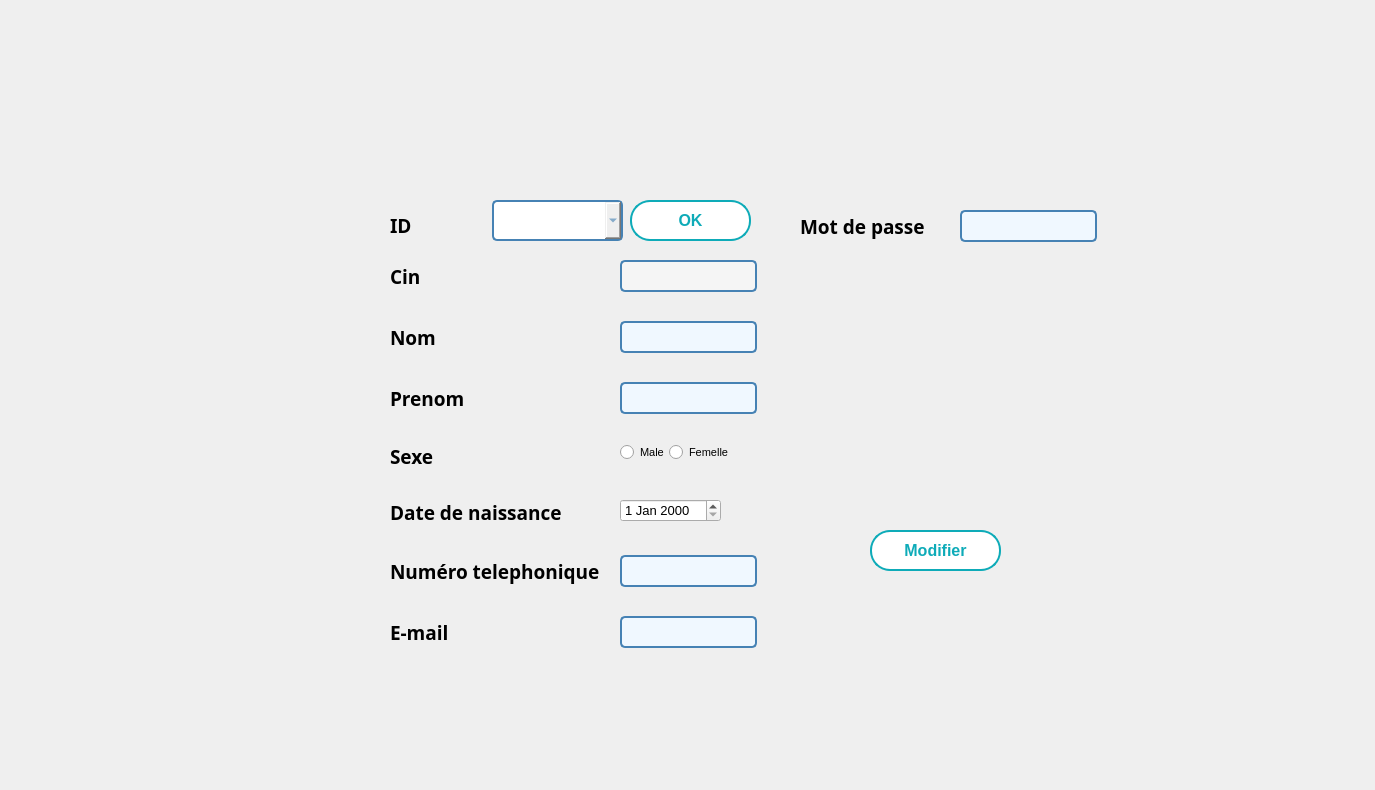
      <widget class="QWidget" name="tab_9">
       <attribute name="title">
        <string>Modifer</string>
       </attribute>
       <widget class="QLabel" name="label_20">
        <property name="geometry">
         <rect>
          <x>0</x>
          <y>0</y>
          <width>1366</width>
          <height>781</height>
         </rect>
        </property>
        <property name="minimumSize">
         <size>
          <width>1366</width>
          <height>768</height>
         </size>
        </property>
        <property name="text">
         <string/>
        </property>
        <property name="pixmap">
         <pixmap resource="../image/image.qrc">:/background_3.png</pixmap>
        </property>
        <property name="scaledContents">
         <bool>true</bool>
        </property>
       </widget>
       <widget class="QWidget" name="formLayoutWidget_11">
        <property name="geometry">
         <rect>
          <x>390</x>
          <y>260</y>
          <width>411</width>
          <height>391</height>
         </rect>
        </property>
        <layout class="QFormLayout" name="formLayout_13">
         <property name="sizeConstraint">
          <enum>QLayout::SetDefaultConstraint</enum>
         </property>
         <property name="fieldGrowthPolicy">
          <enum>QFormLayout::FieldsStayAtSizeHint</enum>
         </property>
         <property name="rowWrapPolicy">
          <enum>QFormLayout::WrapLongRows</enum>
         </property>
         <property name="labelAlignment">
          <set>Qt::AlignLeading|Qt::AlignLeft|Qt::AlignVCenter</set>
         </property>
         <property name="formAlignment">
          <set>Qt::AlignLeading|Qt::AlignLeft|Qt::AlignTop</set>
         </property>
         <property name="horizontalSpacing">
          <number>20</number>
         </property>
         <property name="verticalSpacing">
          <number>29</number>
         </property>
         <property name="leftMargin">
          <number>0</number>
         </property>
         <property name="topMargin">
          <number>0</number>
         </property>
         <item row="0" column="0">
          <widget class="QLabel" name="cINLabel_19">
           <property name="font">
            <font>
             <family>Bell MT</family>
             <pointsize>14</pointsize>
             <weight>75</weight>
             <bold>true</bold>
            </font>
           </property>
           <property name="text">
            <string>Cin</string>
           </property>
          </widget>
         </item>
         <item row="0" column="1">
          <widget class="QLineEdit" name="nomLineEdit_12">
           <property name="enabled">
            <bool>false</bool>
           </property>
           <property name="styleSheet">
            <string notr="true">/* Style général du formulaire */
QLineEdit {
    border: 2px solid #4682B4; /* Bordure bleue */
    border-radius: 5px; /* Coins arrondis */
    padding: 5px; /* Espace intérieur */
    font-size: 14px; /* Taille de la police */
    font-family: &quot;Arial&quot;, sans-serif; /* Police de caractère */
    color: #4682B4; /* Couleur du texte */
    background-color: #F0F8FF; /* Couleur de fond */
}

/* Style lorsque le champ de formulaire est en focus */
QLineEdit:focus {
    border-color: #1E90FF; /* Bordure bleu clair en focus */
}

/* Style pour les champs désactivés */
QLineEdit:disabled {
    color: #808080; /* Texte gris pour les champs désactivés */
    background-color: #F5F5F5; /* Fond gris clair pour les champs désactivés */
}
</string>
           </property>
          </widget>
         </item>
         <item row="1" column="0">
          <widget class="QLabel" name="nomLabel_12">
           <property name="font">
            <font>
             <family>Bell MT</family>
             <pointsize>14</pointsize>
             <weight>75</weight>
             <bold>true</bold>
            </font>
           </property>
           <property name="text">
            <string>Nom</string>
           </property>
          </widget>
         </item>
         <item row="1" column="1">
          <widget class="QLineEdit" name="nomLineEdit_11">
           <property name="font">
            <font>
             <family>Arial</family>
             <pointsize>-1</pointsize>
            </font>
           </property>
           <property name="styleSheet">
            <string notr="true">/* Style général du formulaire */
QLineEdit {
    border: 2px solid #4682B4; /* Bordure bleue */
    border-radius: 5px; /* Coins arrondis */
    padding: 5px; /* Espace intérieur */
    font-size: 14px; /* Taille de la police */
    font-family: &quot;Arial&quot;, sans-serif; /* Police de caractère */
    color: #4682B4; /* Couleur du texte */
    background-color: #F0F8FF; /* Couleur de fond */
}

/* Style lorsque le champ de formulaire est en focus */
QLineEdit:focus {
    border-color: #1E90FF; /* Bordure bleu clair en focus */
}

/* Style pour les champs désactivés */
QLineEdit:disabled {
    color: #808080; /* Texte gris pour les champs désactivés */
    background-color: #F5F5F5; /* Fond gris clair pour les champs désactivés */
}
</string>
           </property>
          </widget>
         </item>
         <item row="2" column="0">
          <widget class="QLabel" name="prenomLabel_7">
           <property name="font">
            <font>
             <family>Bell MT</family>
             <pointsize>14</pointsize>
             <weight>75</weight>
             <bold>true</bold>
            </font>
           </property>
           <property name="text">
            <string>Prenom</string>
           </property>
          </widget>
         </item>
         <item row="2" column="1">
          <widget class="QLineEdit" name="prenomLineEdit_8">
           <property name="styleSheet">
            <string notr="true">/* Style général du formulaire */
QLineEdit {
    border: 2px solid #4682B4; /* Bordure bleue */
    border-radius: 5px; /* Coins arrondis */
    padding: 5px; /* Espace intérieur */
    font-size: 14px; /* Taille de la police */
    font-family: &quot;Arial&quot;, sans-serif; /* Police de caractère */
    color: #4682B4; /* Couleur du texte */
    background-color: #F0F8FF; /* Couleur de fond */
}

/* Style lorsque le champ de formulaire est en focus */
QLineEdit:focus {
    border-color: #1E90FF; /* Bordure bleu clair en focus */
}

/* Style pour les champs désactivés */
QLineEdit:disabled {
    color: #808080; /* Texte gris pour les champs désactivés */
    background-color: #F5F5F5; /* Fond gris clair pour les champs désactivés */
}
</string>
           </property>
          </widget>
         </item>
         <item row="3" column="0">
          <widget class="QLabel" name="sexeLabel_7">
           <property name="font">
            <font>
             <family>Bell MT</family>
             <pointsize>14</pointsize>
             <weight>75</weight>
             <bold>true</bold>
            </font>
           </property>
           <property name="text">
            <string>Sexe</string>
           </property>
          </widget>
         </item>
         <item row="3" column="1">
          <layout class="QHBoxLayout" name="horizontalLayout_11">
           <item>
            <widget class="QRadioButton" name="radioButton_15">
             <property name="font">
              <font>
               <pointsize>8</pointsize>
              </font>
             </property>
             <property name="text">
              <string>Male</string>
             </property>
            </widget>
           </item>
           <item>
            <widget class="QRadioButton" name="radioButton_16">
             <property name="font">
              <font>
               <pointsize>8</pointsize>
              </font>
             </property>
             <property name="styleSheet">
              <string notr="true">/* Style du QCheckBox */
QCheckBox {
    spacing: 5px; /* Espacement entre la case à cocher et le texte */
}

QCheckBox::indicator {
    width: 20px; /* Largeur de la case à cocher */
    height: 20px; /* Hauteur de la case à cocher */
}

QCheckBox::indicator:unchecked {
    image: url(unchecked.png); /* Image pour la case non cochée */
}

QCheckBox::indicator:checked {
    image: url(checked.png); /* Image pour la case cochée */
}</string>
             </property>
             <property name="text">
              <string>Femelle</string>
             </property>
            </widget>
           </item>
          </layout>
         </item>
         <item row="4" column="0">
          <widget class="QLabel" name="dateDeNaissanceLabel_12">
           <property name="font">
            <font>
             <family>Bell MT</family>
             <pointsize>14</pointsize>
             <weight>75</weight>
             <bold>true</bold>
            </font>
           </property>
           <property name="text">
            <string>Date de naissance </string>
           </property>
          </widget>
         </item>
         <item row="4" column="1">
          <widget class="QDateEdit" name="dateDeNaissanceDateEdit_8">
           <property name="font">
            <font>
             <pointsize>10</pointsize>
            </font>
           </property>
           <property name="styleSheet">
            <string notr="true">QLineEdit {
                border: 2px solid #3498db; /* Bordure bleue */
                border-radius: 5px;
                padding: 8px;
                font-size: 14px;
                color: #333333; /* Couleur du texte */
            }

            QLineEdit:focus {
                border-color: #2980b9; /* Bordure bleue foncée lorsqu'en focus */
            }</string>
           </property>
          </widget>
         </item>
         <item row="5" column="0">
          <widget class="QLabel" name="posteLabel_7">
           <property name="font">
            <font>
             <family>Bell MT</family>
             <pointsize>14</pointsize>
             <weight>75</weight>
             <bold>true</bold>
            </font>
           </property>
           <property name="text">
            <string>Numéro telephonique</string>
           </property>
          </widget>
         </item>
         <item row="5" column="1">
          <widget class="QLineEdit" name="prenomLineEdit_5">
           <property name="styleSheet">
            <string notr="true">/* Style général du formulaire */
QLineEdit {
    border: 2px solid #4682B4; /* Bordure bleue */
    border-radius: 5px; /* Coins arrondis */
    padding: 5px; /* Espace intérieur */
    font-size: 14px; /* Taille de la police */
    font-family: &quot;Arial&quot;, sans-serif; /* Police de caractère */
    color: #4682B4; /* Couleur du texte */
    background-color: #F0F8FF; /* Couleur de fond */
}

/* Style lorsque le champ de formulaire est en focus */
QLineEdit:focus {
    border-color: #1E90FF; /* Bordure bleu clair en focus */
}

/* Style pour les champs désactivés */
QLineEdit:disabled {
    color: #808080; /* Texte gris pour les champs désactivés */
    background-color: #F5F5F5; /* Fond gris clair pour les champs désactivés */
}
</string>
           </property>
          </widget>
         </item>
         <item row="6" column="0">
          <widget class="QLabel" name="cINLabel_20">
           <property name="font">
            <font>
             <family>Bell MT</family>
             <pointsize>14</pointsize>
             <weight>75</weight>
             <bold>true</bold>
            </font>
           </property>
           <property name="text">
            <string>E-mail</string>
           </property>
          </widget>
         </item>
         <item row="6" column="1">
          <widget class="QLineEdit" name="nomLineEdit_13">
           <property name="enabled">
            <bool>true</bool>
           </property>
           <property name="styleSheet">
            <string notr="true">/* Style général du formulaire */
QLineEdit {
    border: 2px solid #4682B4; /* Bordure bleue */
    border-radius: 5px; /* Coins arrondis */
    padding: 5px; /* Espace intérieur */
    font-size: 14px; /* Taille de la police */
    font-family: &quot;Arial&quot;, sans-serif; /* Police de caractère */
    color: #4682B4; /* Couleur du texte */
    background-color: #F0F8FF; /* Couleur de fond */
}

/* Style lorsque le champ de formulaire est en focus */
QLineEdit:focus {
    border-color: #1E90FF; /* Bordure bleu clair en focus */
}

/* Style pour les champs désactivés */
QLineEdit:disabled {
    color: #808080; /* Texte gris pour les champs désactivés */
    background-color: #F5F5F5; /* Fond gris clair pour les champs désactivés */
}
</string>
           </property>
          </widget>
         </item>
        </layout>
       </widget>
       <widget class="QPushButton" name="modifier">
        <property name="enabled">
         <bool>true</bool>
        </property>
        <property name="geometry">
         <rect>
          <x>870</x>
          <y>530</y>
          <width>131</width>
          <height>41</height>
         </rect>
        </property>
        <property name="font">
         <font>
          <family>Arial</family>
          <pointsize>12</pointsize>
          <weight>75</weight>
          <bold>true</bold>
         </font>
        </property>
        <property name="autoFillBackground">
         <bool>false</bool>
        </property>
        <property name="styleSheet">
         <string notr="true">/* Styles généraux du bouton */
QPushButton {
    background-color: #ffffff; /* Bleu clair pour représenter l'eau */
    border: 2px solid #0EABB8; /* Bordure bleue */
    color: #0EABB8; /* Texte blanc */
    padding: 10px ; /* Espacement intérieur */

    font-weight: bold; /* Police en gras */
    border-radius: 20px; /* Bordure arrondie */
    outline: none; /* Supprime la bordure de focus */
  
    overflow: hidden; /* Cache le contenu débordant */
    transition: background-color 0.3s, color 0.3s; /* Transition des couleurs */
}

/* Style au survol du bouton */
QPushButton:hover {
    background-color: #0EABB8; /* Fond devient blanc */
    color: #ffffff; /* Texte devient bleu clair */
}

/* Style au clic du bouton */
QPushButton:pressed {
    background-color: #0EABB8; /* Bleu foncé lors du clic */
    color: #f8f8f8; /* Texte blanc lors du clic */
}

/* Animation pour le pseudo-élément :after */
QPushButton::after {
    content: ''; /* Contenu vide */
    position: absolute; /* Position absolue */
    width: 100%; /* Largeur à 100% */
    height: 100%; /* Hauteur à 100% */
    background-color: rgba(255, 255, 255, 0.3); /* Fond semi-transparent */
    top: 50%; /* Positionnement au centre vertical */
    left: 50%; /* Positionnement au centre horizontal */
    border-radius: 50%; /* Bordure arrondie */
    transform: translate(-50%, -50%) scale(0); /* Réduit l'échelle à 0 */
    transition: transform 0.5s ease; /* Transition de l'échelle */
}

/* Animation au survol du bouton */
QPushButton:hover::after {
    transform: translate(-50%, -50%) scale(2); /* Augmente l'échelle à 2 */
}
</string>
        </property>
        <property name="text">
         <string>Modifier</string>
        </property>
        <property name="icon">
         <iconset>
          <normaloff>../../../Downloads/anyrgb.com.png</normaloff>../../../Downloads/anyrgb.com.png</iconset>
        </property>
        <property name="autoDefault">
         <bool>true</bool>
        </property>
       </widget>
       <widget class="QPushButton" name="Bmodifier_3">
        <property name="enabled">
         <bool>true</bool>
        </property>
        <property name="geometry">
         <rect>
          <x>630</x>
          <y>200</y>
          <width>121</width>
          <height>41</height>
         </rect>
        </property>
        <property name="font">
         <font>
          <family>Arial</family>
          <pointsize>12</pointsize>
          <weight>75</weight>
          <bold>true</bold>
         </font>
        </property>
        <property name="autoFillBackground">
         <bool>false</bool>
        </property>
        <property name="styleSheet">
         <string notr="true">/* Styles généraux du bouton */
QPushButton {
    background-color: #ffffff; /* Bleu clair pour représenter l'eau */
    border: 2px solid #0EABB8; /* Bordure bleue */
    color: #0EABB8; /* Texte blanc */
    padding: 10px ; /* Espacement intérieur */

    font-weight: bold; /* Police en gras */
    border-radius: 20px; /* Bordure arrondie */
    outline: none; /* Supprime la bordure de focus */
  
    overflow: hidden; /* Cache le contenu débordant */
    transition: background-color 0.3s, color 0.3s; /* Transition des couleurs */
}

/* Style au survol du bouton */
QPushButton:hover {
    background-color: #0EABB8; /* Fond devient blanc */
    color: #ffffff; /* Texte devient bleu clair */
}

/* Style au clic du bouton */
QPushButton:pressed {
    background-color: #0EABB8; /* Bleu foncé lors du clic */
    color: #f8f8f8; /* Texte blanc lors du clic */
}

/* Animation pour le pseudo-élément :after */
QPushButton::after {
    content: ''; /* Contenu vide */
    position: absolute; /* Position absolue */
    width: 100%; /* Largeur à 100% */
    height: 100%; /* Hauteur à 100% */
    background-color: rgba(255, 255, 255, 0.3); /* Fond semi-transparent */
    top: 50%; /* Positionnement au centre vertical */
    left: 50%; /* Positionnement au centre horizontal */
    border-radius: 50%; /* Bordure arrondie */
    transform: translate(-50%, -50%) scale(0); /* Réduit l'échelle à 0 */
    transition: transform 0.5s ease; /* Transition de l'échelle */
}

/* Animation au survol du bouton */
QPushButton:hover::after {
    transform: translate(-50%, -50%) scale(2); /* Augmente l'échelle à 2 */
}
</string>
        </property>
        <property name="text">
         <string>OK</string>
        </property>
        <property name="icon">
         <iconset>
          <normaloff>../../../Downloads/anyrgb.com.png</normaloff>../../../Downloads/anyrgb.com.png</iconset>
        </property>
        <property name="autoDefault">
         <bool>true</bool>
        </property>
       </widget>
       <widget class="QLabel" name="zone_image_modifier_3">
        <property name="geometry">
         <rect>
          <x>830</x>
          <y>300</y>
          <width>211</width>
          <height>201</height>
         </rect>
        </property>
        <property name="text">
         <string/>
        </property>
        <property name="pixmap">
         <pixmap resource="../image/image.qrc">:/pngwing.com.png</pixmap>
        </property>
        <property name="scaledContents">
         <bool>true</bool>
        </property>
       </widget>
       <widget class="QLabel" name="cINLabel_21">
        <property name="geometry">
         <rect>
          <x>800</x>
          <y>210</y>
          <width>133</width>
          <height>32</height>
         </rect>
        </property>
        <property name="font">
         <font>
          <family>Bell MT</family>
          <pointsize>14</pointsize>
          <weight>75</weight>
          <bold>true</bold>
         </font>
        </property>
        <property name="text">
         <string>Mot de passe</string>
        </property>
       </widget>
       <widget class="QLineEdit" name="nomLineEdit_14">
        <property name="enabled">
         <bool>true</bool>
        </property>
        <property name="geometry">
         <rect>
          <x>960</x>
          <y>210</y>
          <width>137</width>
          <height>32</height>
         </rect>
        </property>
        <property name="styleSheet">
         <string notr="true">/* Style général du formulaire */
QLineEdit {
    border: 2px solid #4682B4; /* Bordure bleue */
    border-radius: 5px; /* Coins arrondis */
    padding: 5px; /* Espace intérieur */
    font-size: 14px; /* Taille de la police */
    font-family: &quot;Arial&quot;, sans-serif; /* Police de caractère */
    color: #4682B4; /* Couleur du texte */
    background-color: #F0F8FF; /* Couleur de fond */
}

/* Style lorsque le champ de formulaire est en focus */
QLineEdit:focus {
    border-color: #1E90FF; /* Bordure bleu clair en focus */
}

/* Style pour les champs désactivés */
QLineEdit:disabled {
    color: #808080; /* Texte gris pour les champs désactivés */
    background-color: #F5F5F5; /* Fond gris clair pour les champs désactivés */
}
</string>
        </property>
       </widget>
       <widget class="QComboBox" name="comboBox_mod_2">
        <property name="geometry">
         <rect>
          <x>492</x>
          <y>200</y>
          <width>131</width>
          <height>41</height>
         </rect>
        </property>
        <property name="styleSheet">
         <string notr="true">/* Style général du QComboBox */
QComboBox {
    border: 2px solid #4682B4; /* Bordure bleue */
    border-radius: 5px; /* Coins arrondis */
    padding: 5px; /* Espace intérieur */
    font-size: 14px; /* Taille de la police */
    font-family: &quot;Arial&quot;, sans-serif; /* Police de caractère */
    color: #4682B4; /* Couleur du texte */

}




/* Style des éléments déroulants */
QComboBox QAbstractItemView {
    border: 2px solid #4682B4; /* Bordure bleue */
    border-radius: 5px; /* Coins arrondis */
    font-size: 14px; /* Taille de la police */
    font-family: &quot;Arial&quot;, sans-serif; /* Police de caractère */
    color: #4682B4; /* Couleur du texte */
    background-color: #F0F8FF; /* Couleur de fond */
}

/* Style des éléments déroulants au survol */
QComboBox QAbstractItemView:hover {
    background-color: #87CEEB; /* Couleur de fond bleue au survol */
}
</string>
        </property>
       </widget>
       <widget class="QLabel" name="cINLabel_24">
        <property name="geometry">
         <rect>
          <x>390</x>
          <y>200</y>
          <width>51</width>
          <height>51</height>
         </rect>
        </property>
        <property name="font">
         <font>
          <family>Bell MT</family>
          <pointsize>14</pointsize>
          <weight>75</weight>
          <bold>true</bold>
         </font>
        </property>
        <property name="text">
         <string>ID</string>
        </property>
       </widget>
      </widget>
